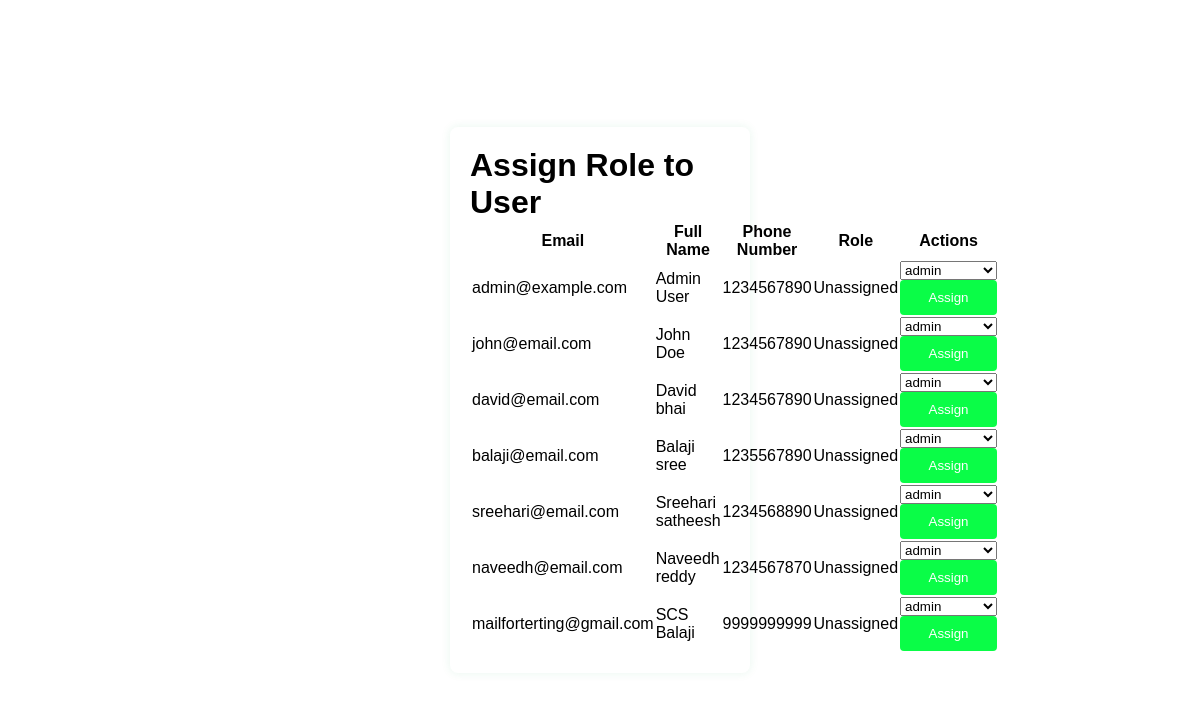
/assign_role_page, run on an earlier commit of the app's database.
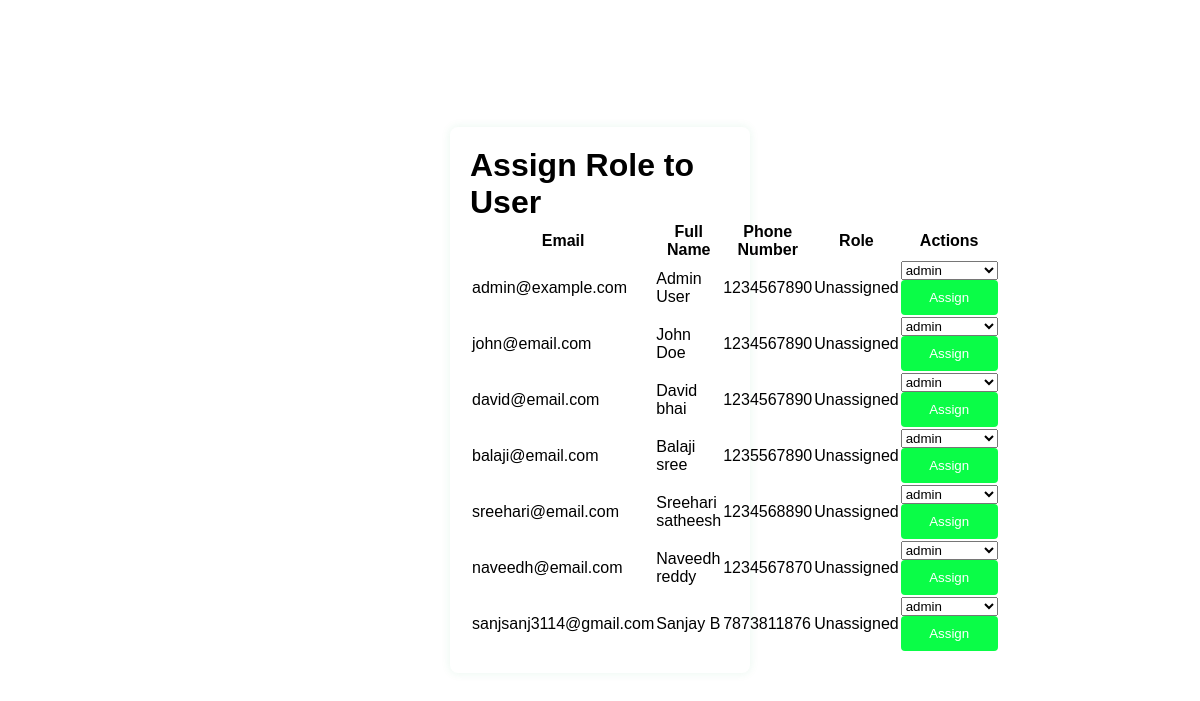
And on a later commit of the database.
### tables this page shows
CREATE TABLE users (
        user_id INTEGER PRIMARY KEY AUTOINCREMENT,
        email TEXT UNIQUE NOT NULL,
        password_hash TEXT NOT NULL,
        full_name TEXT,
        phone_number TEXT,
        created_at TIMESTAMP DEFAULT CURRENT_TIMESTAMP,
        updated_at TIMESTAMP DEFAULT CURRENT_TIMESTAMP,
        last_login TIMESTAMP,
        is_active BOOLEAN DEFAULT TRUE,
        is_admin INTEGER DEFAULT 0,
        is_delivery_boy INTEGER DEFAULT 0,
        role_id INTEGER,
        FOREIGN KEY(role_id) REFERENCES roles(role_id)
    );

### app.py (the view)
@app.route('/assign_role_page', methods=['GET', 'POST'])
def assign_role_page():
    conn = get_db()
    cursor = conn.cursor()
    cursor.execute('SELECT * FROM Users')
    users = cursor.fetchall()
    cursor.execute('SELECT * FROM roles')
    roles = cursor.fetchall()
    conn.close()
    return render_template('assign_role_page.html', users=users, roles=roles)

### app.py (called while the page is built)
@app.teardown_appcontext
def close_connection(exception):
    db = getattr(g, '_database', None)
    if db is not None:
        db.close()

def get_db():
    conn = sqlite3.connect('existing_database.db')
    conn.row_factory = sqlite3.Row
    return conn

### templates/assign_role_page.html (shortened to what this page needs)
<!DOCTYPE html>
<html lang="en">
<head>
    <link rel="stylesheet" href="{{ url_for('static', filename='css/assign_role_page.css') }}">
</head>
<body>
    <div class="container">
        <h1>Assign Role to User</h1>
        <table>
            <thead>
                <tr>
                    <th>Email</th>
                    <th>Full Name</th>
                    <th>Phone Number</th>
                    <th>Role</th>
                    <th>Actions</th>
                </tr>
            </thead>
            <tbody>
                {% for user in users %}
                <tr>
                    <td>{{ user['email'] }}</td>
                    <td>{{ user['full_name'] }}</td>
                    <td>{{ user['phone_number'] }}</td>
                    <td>{{ user['role'] or 'Unassigned' }}</td>
                    <td>
                        <form method="POST" action="{{ url_for('assign_role', user_id=user['user_id']) }}">
                            <select name="role">
                                {% for role in roles %}
                                    <option value="{{ role['role_id'] }}" {% if role['role_id'] == user['role_id'] %} selected {% endif %}>{{ role['role_name'] }}</option>
                                {% endfor %}
                            </select>
                            <button type="submit" class="btn-small">Assign</button>
                        </form>
                    </td>
                </tr>
                {% endfor %}
            </tbody>
        </table>
    </div>
</body>
</html>

What changed in the data, as far as the page shows it:
changed users: email "mailforterting@gmail.com" → "sanjsanj3114@gmail.com"; full_name "SCS Balaji" → "Sanjay B"; phone_number "9999999999" → "7873811876"
